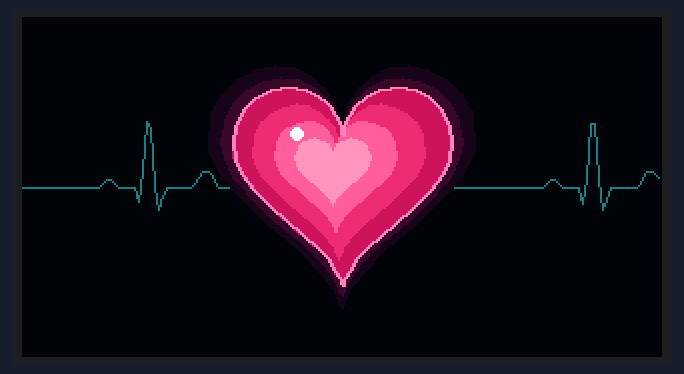
A sketch run on a simulated ESP32-S3. On the bench: 320×170 colour display. What the sketch prints to the serial monitor is not drawn.

Above: at 0.65 s.
At 3.91 s:
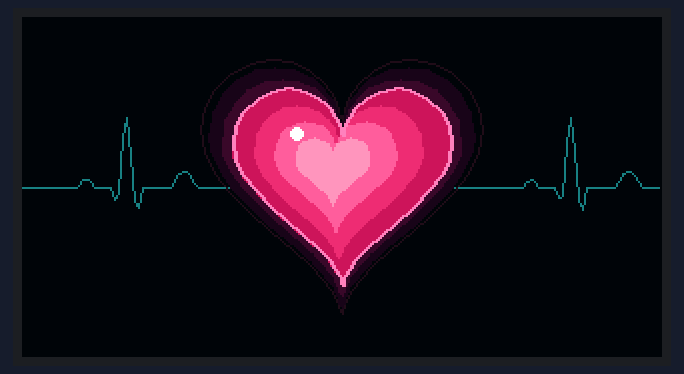
At 9.3 s:
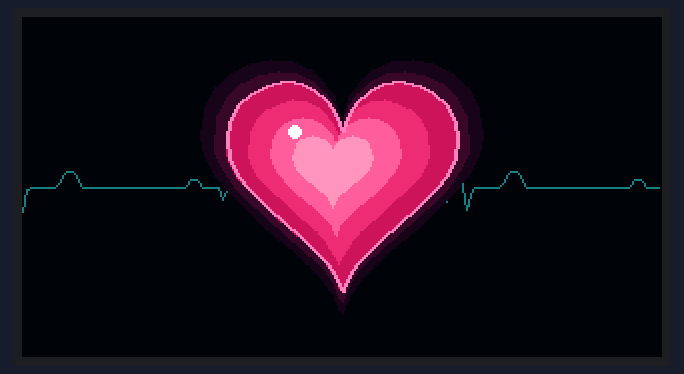
At 18.08 s:
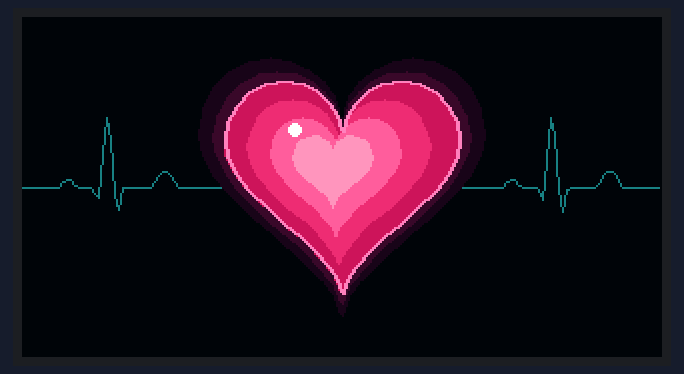
At 28.73 s:
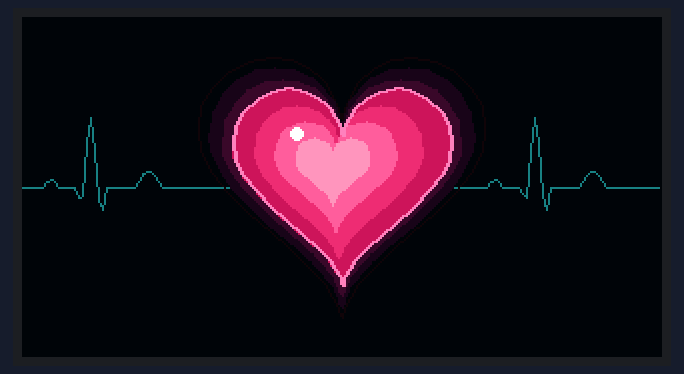
At 39.63 s:
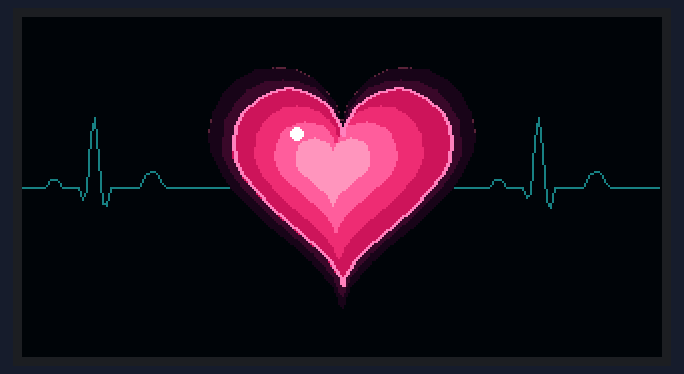

The sketch:

hairclip_heart.ino
```cpp
// Hairclip - neon heart with heartbeat + ECG (LilyGO T-Display-S3, GFX library)
#include <Arduino_GFX_Library.h>
#include <math.h>

#define PIN_POWER_ON 15
#define PIN_LCD_BL   38

Arduino_DataBus *bus = new Arduino_ESP32LCD8(
    7, 6, 8, 9, 39, 40, 41, 42, 45, 46, 47, 48);
Arduino_GFX *gfx = new Arduino_ST7789(
    bus, 5, 3 /* rotation */, true, 170, 320, 35, 0, 35, 0);

Arduino_Canvas *canvas;
const int W = 320, H = 170;
const int CX = W / 2, CY = H / 2;

static inline uint16_t rgb(uint8_t r, uint8_t g, uint8_t b) {
  return ((r & 0xF8) << 8) | ((g & 0xFC) << 3) | (b >> 3);
}
static inline uint16_t fade(uint8_t r, uint8_t g, uint8_t b, float f) {
  if (f < 0) f = 0;
  return rgb((uint8_t)(r * f), (uint8_t)(g * f), (uint8_t)(b * f));
}

const uint16_t BG     = rgb(6, 4, 14);
const uint16_t HALO2  = rgb(30, 6, 24);
const uint16_t HALO1  = rgb(62, 10, 44);
const uint16_t LAYER[4] = { rgb(200, 20, 90), rgb(235, 45, 115),
                            rgb(255, 95, 155), rgb(255, 150, 190) };
const uint16_t NEON   = rgb(255, 130, 190);
const uint16_t WHT    = 0xFFFF;

// ---- heart shape, computed once ----
const int N = 48;
float ux[N + 1], uy[N + 1];

void buildHeart() {
  for (int i = 0; i <= N; i++) {
    float t = i * 2 * PI / N;
    float s = sinf(t);
    ux[i] = 16 * s * s * s;
    uy[i] = 13 * cosf(t) - 5 * cosf(2 * t) - 2 * cosf(3 * t) - cosf(4 * t);
  }
}

// Heart point i at scale s, centred on (cx,cy)  (y flipped for the screen)
static inline int px(int i, float cx, float s) { return (int)(cx + ux[i] * s); }
static inline int py(int i, float cy, float s) { return (int)(cy - (uy[i] + 2.5f) * s); }

void heartFill(float cx, float cy, float s, uint16_t col) {
  int ox = (int)cx, oy = (int)(cy - 2.5f * s);   // fan centre inside the heart
  for (int i = 0; i < N; i++)
    canvas->fillTriangle(ox, oy, px(i, cx, s), py(i, cy, s),
                         px(i + 1, cx, s), py(i + 1, cy, s), col);
}

void heartLine(float cx, float cy, float s, uint16_t col) {
  for (int i = 0; i < N; i++)
    canvas->drawLine(px(i, cx, s), py(i, cy, s),
                     px(i + 1, cx, s), py(i + 1, cy, s), col);
}

// One ECG beat shape, u runs 0..1
float ecg(float u) {
  if (u < 0.30f) return 0;
  if (u < 0.38f) return 5 * sinf((u - 0.30f) / 0.08f * PI);    // P
  if (u < 0.46f) return 0;
  if (u < 0.49f) return -8 * sinf((u - 0.46f) / 0.03f * PI);   // Q
  if (u < 0.55f) return 36 * sinf((u - 0.49f) / 0.06f * PI);   // R spike
  if (u < 0.59f) return -12 * sinf((u - 0.55f) / 0.04f * PI);  // S
  if (u < 0.72f) return 0;
  if (u < 0.84f) return 9 * sinf((u - 0.72f) / 0.12f * PI);    // T
  return 0;
}

void animTask(void *) {
  TickType_t last = xTaskGetTickCount();
  float phase = 0;       // heartbeat phase 0..1  (~72 bpm)
  float t = 0;           // general time
  const float S0 = 3.4f; // heart size

  for (;;) {
    canvas->fillScreen(BG);

    // --- ECG trace behind everything ---
    int pxl = 0, pyl = CY;
    for (int x = 0; x < W; x += 2) {
      float u = x * 0.009f - t * 0.9f;
      u -= floorf(u);
      int y = CY - (int)ecg(u);
      if (x > 0) canvas->drawLine(pxl, pyl, x, y, rgb(30, 130, 135));
      pxl = x; pyl = y;
    }

    // --- heartbeat: lub-dub ---
    float b1 = expf(-powf((phase - 0.12f) / 0.05f, 2));
    float b2 = expf(-powf((phase - 0.30f) / 0.06f, 2)) * 0.7f;
    float beat = 1.0f + 0.12f * (b1 + b2);
    float s = S0 * beat;

    // --- ripple on each beat ---
    if (phase > 0.12f) {
      float u = (phase - 0.12f) / 0.88f;
      heartLine(CX, CY, S0 * (1.05f + 0.30f * u), fade(255, 100, 170, 0.8f * (1 - u)));
    }

    // --- glow halo ---
    heartFill(CX, CY, s * 1.22f, HALO2);
    heartFill(CX, CY, s * 1.10f, HALO1);

    // --- gradient body: smaller, lighter layers shifted up-left ---
    float sc[4] = { 1.0f, 0.78f, 0.56f, 0.34f };
    for (int k = 0; k < 4; k++)
      heartFill(CX - 1.5f * k, CY - 2.5f * k, s * sc[k], LAYER[k]);

    // --- neon outline (drawn twice for thickness) + highlight ---
    heartLine(CX, CY, s * 1.0f, NEON);
    heartLine(CX + 1, CY, s * 1.0f, NEON);
    canvas->fillCircle(CX - (int)(8.5f * s * 0.80f), CY - (int)(10 * s * 0.80f), 3, WHT);

    canvas->flush();
    phase += 0.04f; if (phase >= 1.0f) phase -= 1.0f;
    t += 0.05f;
    vTaskDelayUntil(&last, pdMS_TO_TICKS(33));   // ~30 fps
  }
}

void setup() {
  Serial.begin(115200);
  pinMode(PIN_POWER_ON, OUTPUT);
  digitalWrite(PIN_POWER_ON, HIGH);

  buildHeart();
  canvas = new Arduino_Canvas(W, H, gfx);
  if (!canvas->begin(10000000)) {
    Serial.println("canvas/display begin failed - check PSRAM = OPI PSRAM");
    while (true) delay(1000);
  }
  canvas->fillScreen(BG);
  canvas->flush();

  pinMode(PIN_LCD_BL, OUTPUT);
  digitalWrite(PIN_LCD_BL, HIGH);

  xTaskCreatePinnedToCore(animTask, "anim", 8192, NULL, 2, NULL, 1);
  Serial.println("heart task started");
}

void loop() {
  vTaskDelay(pdMS_TO_TICKS(1000));
}
```
